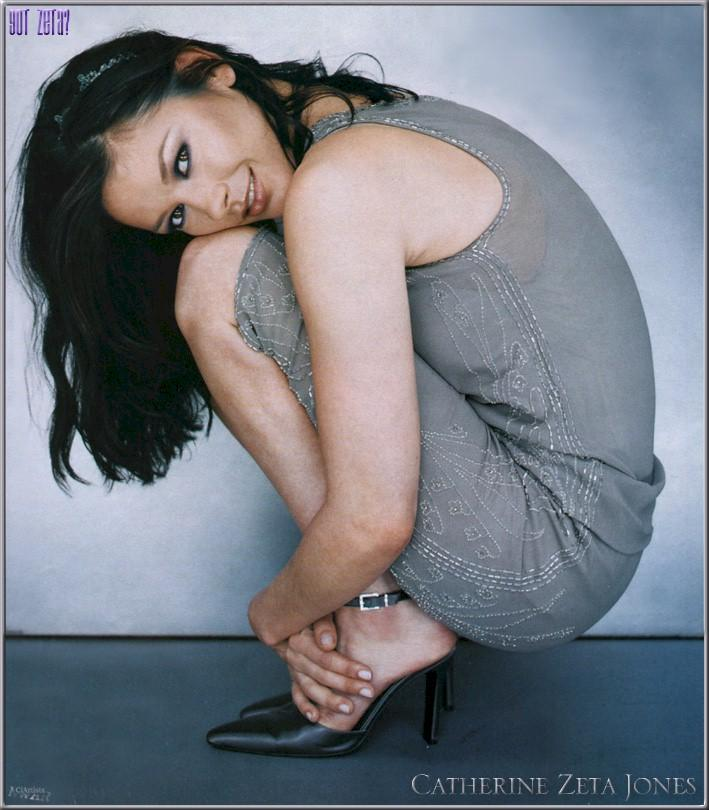
#> input picture TP1/Raw/1Person0004.jpg, 709 x 810 px; its folder holds 4 pictures in this run
$ python mask.py   (Python 2 division)
#> lines starting #> are read from the running program, lines starting #| are printed output that depends on the picture; after the words box and inside, x2 and y2 are one past the last pixel; in counts of white or black regions, pixels touching at a corner belong together; pictures that were not available may be replaced by others from this repository, and a replacement may not be noted
from __future__ import division
import cv2
import numpy as np
import os
import ipdb
import math
from ipdb import launch_ipdb_on_exception


###############################
#  UTILS
###############################

def generateMask(image):
    antimask = np.zeros((image.shape[0], image.shape[1], 1), np.uint8)
    mask = np.zeros((image.shape[0], image.shape[1], 1), np.uint8)

    for x in range(0, image.shape[0]):
        for y in range(0, image.shape[1]):
            if math.sqrt(image.item(x, y, 0)**2 + image.item(x, y, 1)**2 + image.item(x, y, 2)**2) > math.sqrt(3*250**2):
                mask.itemset((x, y, 0), 255)
                antimask.itemset((x, y, 0), 0)
            else:
                mask.itemset((x, y, 0), 0)
                antimask.itemset((x, y, 0), 255)
    return antimask, mask

if __name__ == "__main__":
    #
    # First, we scan the dirs to find the test images
    #

    files = []
    dirRawPath = './Raw/'
    dirFacesPath = './Faces/'

    for dirname, dirnames, filenames in os.walk(dirRawPath):
        for filename in filenames:
            files.append(filename.strip())

    #cv2.namedWindow("Original")
    #cv2.namedWindow("Mask")
    #
    # We build the histogramms for both kind of images
    #
    histRange = 32
    scale = 10
    # [7 lines of commented-out code are left out]

    files = files[:10]
    for f in files:
        print "Adding file : %s " % dirFacesPath + f.split('.')[0] + '_R.jpg'
        print "Adding file : %s " % dirRawPath + f

        rawImage = cv2.imread(dirRawPath + f)
#> rawImage is the input picture: shape (810, 709, 3); mean B, G, R 130.9, 122.9, 119
        faceImage = cv2.imread(dirFacesPath + f.split('.')[0] + '_R.jpg')
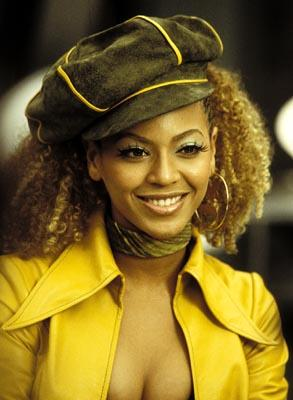
#> input picture TP1/Raw/1Person0001.jpg, 293 x 400 px, given in place of 1Person0004_R.jpg, which was not available
#> faceImage is the input picture: shape (400, 293, 3); mean B, G, R 36.3, 101.5, 123.7

        mask, antimask = generateMask(faceImage)
#> after the loop in generateMask, `for x in range(0, image.shape[0]):`:
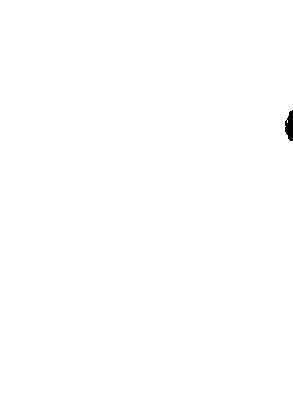
#> antimask: shape (400, 293, 1); 99.8% white; 1 black region, box (x1, y1, x2, y2) and area: (285, 110, 293, 141) 180


        #labHist.addImageToHist(
        #    rawImage,
        #    antimask
        #    )
        cv2.imshow("Original", rawImage)
        cv2.imshow("Mask", antimask)
        cv2.waitKey(0)

        #labHistPeau.addImageToHist(
        #    faceImage,
        #    mask
        #    )

        cv2.imshow("Original", faceImage)
        cv2.imshow("Mask", mask)
        cv2.waitKey(0)
#> pass 2 of the loop `for f in files:`:
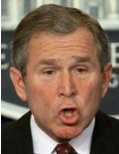
#> input picture TP1/Raw/1Person0003.jpg, 119 x 154 px
#> rawImage is the input picture: shape (154, 119, 3); mean B, G, R 87.6, 104.7, 128.4
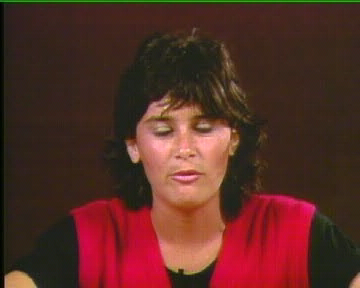
#> input picture TP1/Raw/1Person0002.jpg, 360 x 288 px, given in place of 1Person0003_R.jpg, which was not available
#> faceImage is the input picture: shape (288, 360, 3); mean B, G, R 36.9, 45, 87
#> (the run stopped early here; a loop or call above may not have finished)
